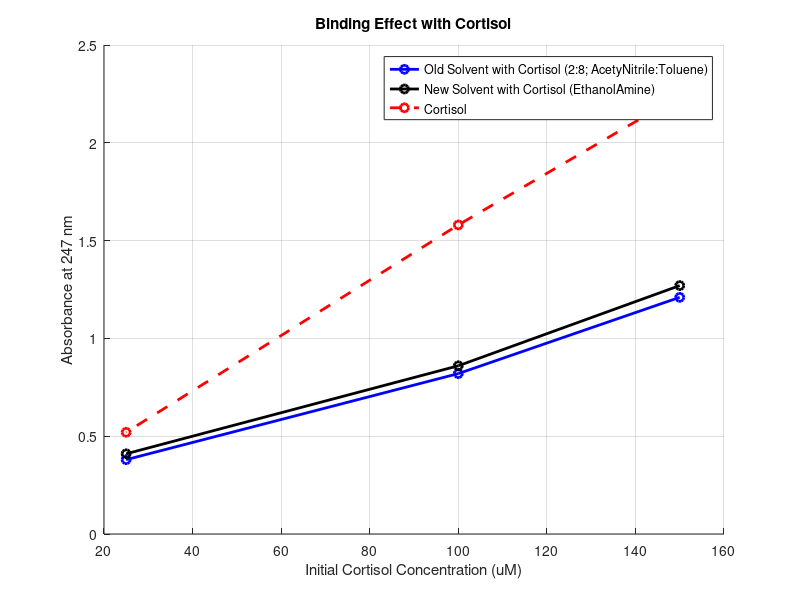

Recreate this plot in MATLAB.

% Values 
X = [150, 100, 25];
Y1 = [1.21, .82, .38];
Y2 = [1.27, .86, .41];
Y3 = [2.24,1.58,0.52];

% Set up Plot
figure(1)
hold on
title("Binding Effect with Cortisol")
plot(X, Y1, "bo-", 'LineWidth', 2)
plot(X, Y2, "ko-", 'LineWidth', 2)
plot(X, Y3, "ro--", 'LineWidth', 2)
xlabel('Initial Cortisol Concentration (uM)');
ylabel('Absorbance at 247 nm');
grid on

% perform best fit analysis
fit1 = polyfit(X, Y1,2); % gives me my coefficients of the fitted polynomial equation
fit2 = polyfit(X, Y2,2); % gives me my coefficients of the fitted polynomial equation
fit3 = polyfit(X, Y3,2); % gives me my coefficients of the fitted polynomial equation
% NOTE: Fit gives you the variables as: ax + b = [a,b]
val1 = polyval(fit1, X); % gives me my new 
val2 = polyval(fit2, X); % gives me my new 
val3 = polyval(fit3, X); % gives me my new 

%plot my new best fit line
%plot(X1, val1, 'r--')
%plot(X2, val2, 'r--')

% Legend
legend("Old Solvent with Cortisol (2:8; AcetyNitrile:Toluene)","New Solvent with Cortisol (EthanolAmine)","Cortisol")
hold off


